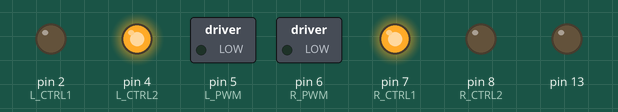
Bench run of a sketch on a simulated Arduino Nano, built with avr-gcc and run on an emulated ATmega328P. On the bench: switched loads named in the sketch (green lamp = pin HIGH), output pins drawn as LEDs (lit = HIGH). At 0.0 s the program stops and its outputs stay as they are.

Above: at 0.1 s.
Timing chart, 0 to 1.5 s (numbered marks = the images above):
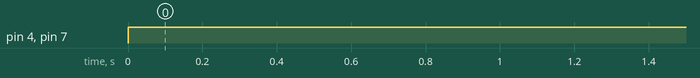

The sketch:

line_follow.ino
```cpp
#define    L_CTRL1   2
#define    L_CTRL2   4
#define    L_PWM     5

#define    R_CTRL1   7
#define    R_CTRL2   8
#define    R_PWM     6

int sensorPin1 = A3;
//int sensorPin2 = A6;
int sensorPin3 = A7;

int right;
//int center;
int left;

int x = 1;

#define LINETHRESHOLD 150

 void setup()
{
  Serial.begin(9600);

  pinMode(L_CTRL1, OUTPUT);
  pinMode(L_CTRL2, OUTPUT);
  pinMode(L_PWM, OUTPUT);

  pinMode(R_CTRL1, OUTPUT);
  pinMode(R_CTRL2, OUTPUT);
  pinMode(R_PWM, OUTPUT);

  pinMode(sensorPin1, INPUT);
//  pinMode(sensorPin2, INPUT);
  pinMode(sensorPin3, INPUT);
  pinMode(13, OUTPUT);

while (x==1) {

  if ((left < LINETHRESHOLD) && (right >= LINETHRESHOLD))
  {
    leftMotor(80);
    rightMotor(0);
   // delay(150);
  }

  else if ((right < LINETHRESHOLD) && (left >= LINETHRESHOLD))
  {
      leftMotor(0);
      rightMotor(80);
    // delay(150);
  }

  else if ((left < LINETHRESHOLD) && (right < LINETHRESHOLD))
  {
      rightMotor(0);
      leftMotor(0);
    //  delay(150);
  }

  else if ((left >= LINETHRESHOLD) && (right >= LINETHRESHOLD))
  {
      rightMotor(80);
      leftMotor(80);
     // delay(150);
  }
  }
}


void loop()
{
  right = analogRead(sensorPin1);
  //center = analogRead(sensorPin2);
  left = analogRead(sensorPin3);


}
/*****************************************************************/

void leftMotor(int motorPower)
{
  motorPower = constrain(motorPower, -255, 255);
  if(motorPower <= 0)
  {
    // forward
    digitalWrite(L_CTRL1, LOW);
    digitalWrite(L_CTRL2, HIGH);
    analogWrite(L_PWM, abs(motorPower));
  }
  else
  {
    // reverse
    digitalWrite(L_CTRL1, HIGH);
    digitalWrite(L_CTRL2, LOW);
    analogWrite(L_PWM, abs(motorPower));
  }
}

/*******************************************************************************/
void leftBrake()
{
  digitalWrite(L_CTRL1, HIGH);
  digitalWrite(L_CTRL2, HIGH);
  analogWrite(L_PWM, 0);
}
/*******************************************************************************/
void rightMotor(int motorPower)
{
  motorPower = constrain(motorPower, -255, 255);   // constrain motorPower to -255 to +255
  if(motorPower <= 0)
  {
    // forward
    digitalWrite(R_CTRL1, HIGH);
    digitalWrite(R_CTRL2, LOW);
    analogWrite(R_PWM, abs(motorPower));
  }
  else
  {
    // reverse
    digitalWrite(R_CTRL1, LOW);
    digitalWrite(R_CTRL2, HIGH);
    analogWrite(R_PWM, abs(motorPower));
  }
}

/*******************************************************************************/
void rightBrake()
{
  digitalWrite(L_CTRL1, HIGH);
  digitalWrite(L_CTRL2, HIGH);
  analogWrite(R_PWM, 0);
}
```

Measured:
- by itself, pin 4 (L_CTRL2), pin 7 (R_CTRL1): LOW → HIGH at 0.00 s
